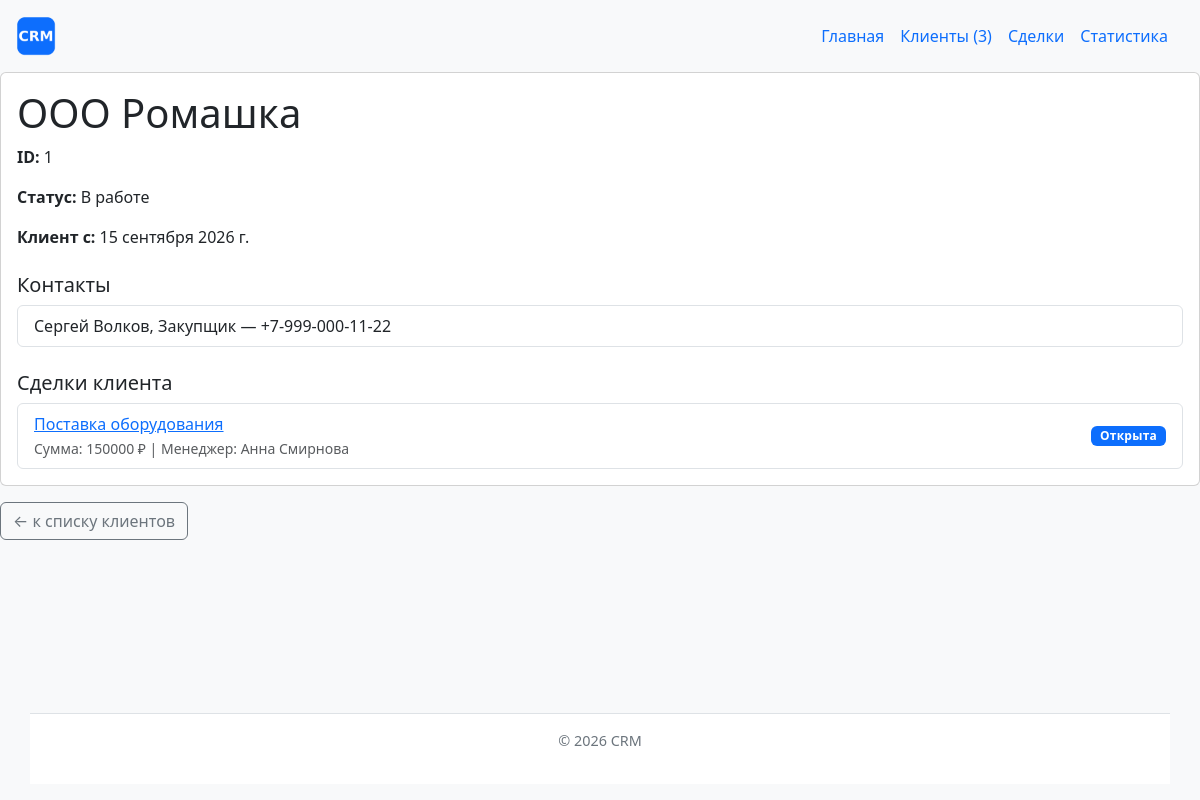
The page /clients/client-1/ on the database its author committed.
### clients/models.py (models this page shows, shortened)
class Client(models.Model):
    class Status(models.TextChoices):
        NEW = 'Новый', 'Новый'
        IN_PROGRESS = 'В работе', 'В работе'
        CLOSED = 'Закрыт', 'Закрыт'
        REJECTED = 'Отказ', 'Отказ'
    name = models.CharField(max_length=256, verbose_name="Название")
    status = models.CharField(
        max_length=50,
        choices=Status.choices,
        default=Status.NEW,
        verbose_name="Статус"
    )
    created = models.DateField(
        default=date.today, verbose_name="Дата создания")
    slug = models.SlugField(
        max_length=255,
        unique=True,
        blank=True,
        editable=False,
        verbose_name="URL-идентификатор"
    )
    is_vip = models.BooleanField(
        default=False,
        verbose_name="VIP-клиент"
    )
    class Meta:
        verbose_name = "Клиент"
        verbose_name_plural = "Клиенты"
        ordering = ['name']

class Contact(models.Model):
    client = models.ForeignKey(
        Client,
        on_delete=models.CASCADE,
        related_name='contacts',
        verbose_name="Клиент"
    )
    name = models.CharField(max_length=256, verbose_name="Имя контакта")
    phone = models.CharField(max_length=50, verbose_name="Телефон")
    position = models.CharField(
        max_length=100, blank=True, verbose_name="Должность")
    class Meta:
        verbose_name = "Контакт"
        verbose_name_plural = "Контакты"

class Manager(models.Model):
    name = models.CharField(max_length=256, verbose_name="Имя")
    email = models.EmailField(verbose_name="Email")
    class Meta:
        verbose_name = "Менеджер"
        verbose_name_plural = "Менеджеры"
        ordering = ['name']

### deals/models.py (models this page shows, shortened)
class Deal(models.Model):
    class Stage(models.TextChoices):
        OPEN = 'Открыта', 'Открыта'
        WON = 'Выиграна', 'Выиграна'
        LOST = 'Проиграна', 'Проиграна'
        CANCELLED = 'Отменена', 'Отменена'
    client = models.ForeignKey(
        Client, on_delete=models.CASCADE, related_name='deals', verbose_name="Клиент"
    )
    manager = models.ForeignKey(
        Manager, on_delete=models.CASCADE, related_name='deals', verbose_name="Менеджер"
    )
    contact = models.ForeignKey(
        Contact, on_delete=models.SET_NULL, null=True, blank=True, related_name='deals', verbose_name="Контакт"
    )
    amount = models.FloatField(verbose_name="Сумма")
    title = models.CharField(max_length=250, blank=True, verbose_name="Тема")
    stage = models.CharField(
        max_length=50,
        choices=Stage.choices,
        default=Stage.OPEN,
        verbose_name="Стадия"
    )
    class Meta:
        verbose_name = "Сделка"
        verbose_name_plural = "Сделки"

### clients/views.py (the view)
# urls.py: path("<slug:slug>/", views.client_detail, name="detail"),
def client_detail(request, slug):
    client = get_object_or_404(
        Client.objects.prefetch_related('contacts'), slug=slug)
    context = {"client": client}
    return render(request, "clients/client_detail.html", context)

### clients/context_processors.py (called while the page is built)
def crm_context(request):
    return {
        "site_name": "CRM Система",
        "clients_count": Client.objects.count(),
    }

### clients/templates/clients/client_detail.html (shortened to what this page needs)
{% extends "base.html" %}
{% block content %}
    {% if client %}
        <div class="card">
            <div class="card-body">
                <h1 class="card-title">
                    {{ client.name }}
                </h1>
                <p class="card-text">
                    <strong>ID:</strong> {{ client.id }}
                </p>
                <p class="card-text">
                    <strong>Статус:</strong> {{ client.status }}
                </p>
                <p class="card-text">
                    <strong>Клиент с:</strong> {{ client.created }}
                </p>
                <h2 class="h5 mt-4">Контакты</h2>
                <ul class="list-group">
                    {% for contact in client.contacts.all %}
                        <li class="list-group-item">
                            {{ contact.name }}{% if contact.position %}, {{ contact.position }}{% endif %}
                            &mdash; {{ contact.phone }}
                        </li>
                    {% empty %}
                        <li class="list-group-item text-muted">
                            Контактов пока нет.
                        </li>
                    {% endfor %}
                </ul>
                <h2 class="h5 mt-4">Сделки клиента</h2>
                <ul class="list-group">
                    {% for deal in client.deals.all %}
                        <li class="list-group-item d-flex justify-content-between align-items-center">
                            <div>
                                <a href="{% url 'deals:detail' deal.id %}">
                                    {{ deal.title|default:"Сделка без темы" }}
                                </a>
                                <br>
                                <small class="text-muted">
                                    Сумма: {{ deal.amount|floatformat:0 }} ₽ | Менеджер: {{ deal.manager.name }}
                                </small>
                            </div>
                            {% include "deals/includes/deal_status.html" %}
                        </li>
                    {% empty %}
                        <li class="list-group-item text-muted">
                            Сделок пока нет.
                        </li>
                    {% endfor %}
                </ul>
            </div>
        </div>
    {% endif %}
    <a
        href="{% url 'clients:list' %}"
        class="btn btn-outline-secondary mt-3"
    >
        &larr; к списку клиентов
    </a>
{% endblock %}

### deals/templates/deals/includes/deal_status.html
{% if deal.stage == deal.Stage.OPEN %}
    <span class="badge bg-primary deal-status deal-status-open">
        {{ deal.get_stage_display }}
    </span>
{% elif deal.stage == deal.Stage.WON %}
    <span class="badge bg-success deal-status deal-status-won">
        {{ deal.get_stage_display }}
    </span>
{% elif deal.stage == deal.Stage.LOST %}
    <span class="badge bg-danger deal-status deal-status-lost">
        {{ deal.get_stage_display }}
    </span>
{% else %}
    <span class="badge bg-secondary deal-status deal-status-cancelled">
        {{ deal.get_stage_display }}
    </span>
{% endif %}

### homepage/static/homepage/css/style.css (style rules this page uses)
*, *::before, *::after { box-sizing: border-box; }
html, body { height: 100%; }
body { display: flex; flex-direction: column; min-height: 100vh; margin: 0; background-color: #f8f9fa; font-family: system-ui, -apple-system, "Segoe UI", Roboto, sans-serif; }
.deal-status { display: inline-block; font-weight: 600; letter-spacing: 0.02em; padding: 0.35em 0.75em; border-radius: 0.375rem; line-height: 1; white-space: nowrap; }

### rows shown on the page
Client: name "ООО Ромашка", id "1", status "В работе", created "15 сентября 2026 г."
Contact: name "Сергей Волков", position "Закупщик", phone "+7-999-000-11-22"
Deal: title "Поставка оборудования", amount "150000", manager.name "Анна Смирнова", stage "Открыта"

### other values the page prints
{{ clients_count }} "3"
